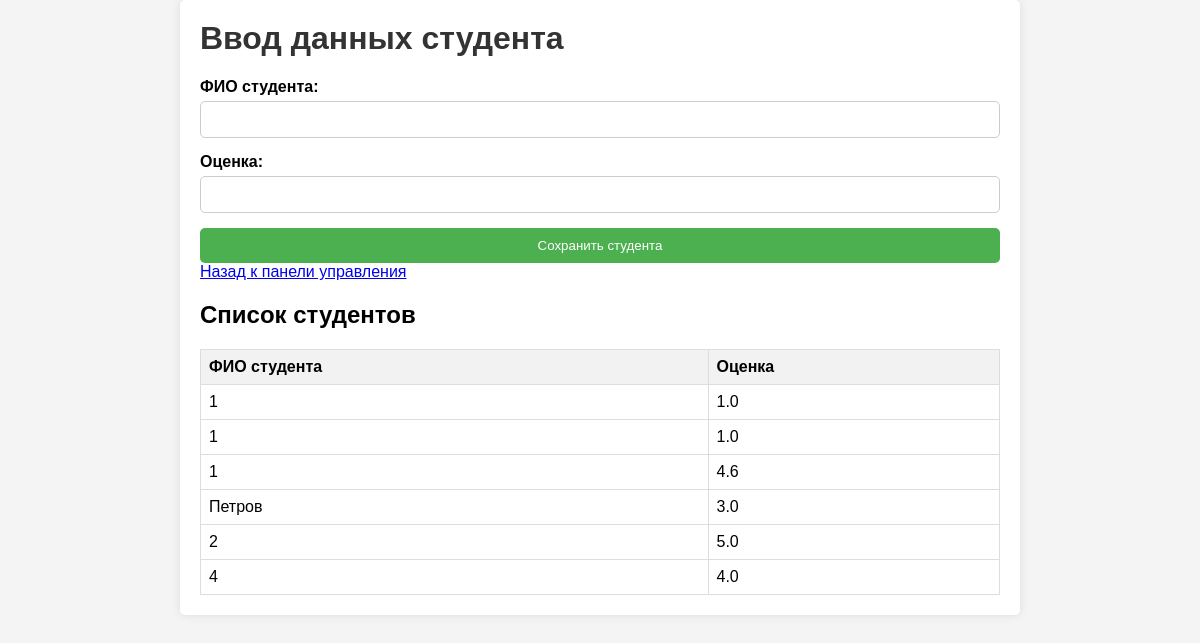
The app's page /director_opop/student.php, older data.
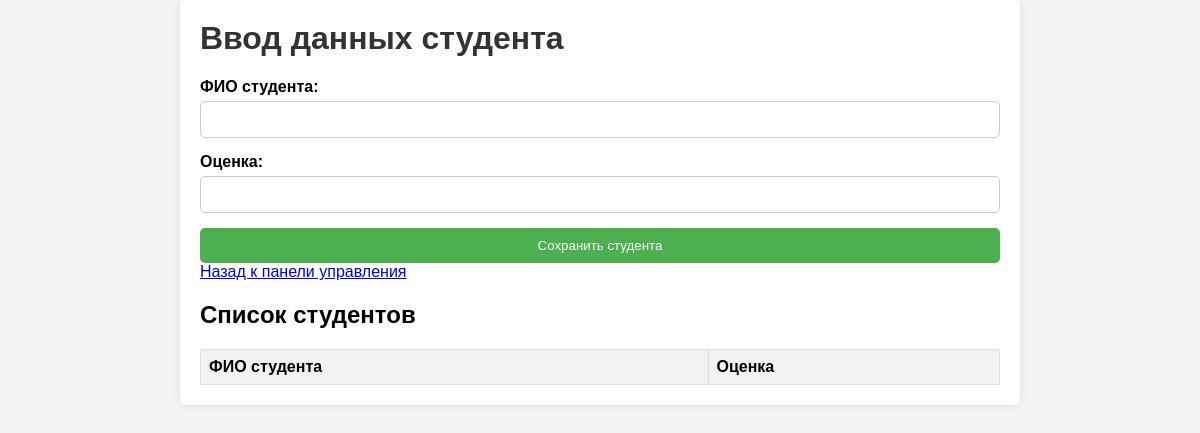
The same page, newer data.
### tables this page shows
CREATE TABLE `Students` (
  `id` int(11) NOT NULL,
  `student_name` varchar(255) NOT NULL,
  `grade` decimal(3,1) DEFAULT NULL
);

### director_opop/student.php (the view, shortened to what this page needs)
<!DOCTYPE html>
<html lang="ru">
<head>
</head>
<body>
    <div class="container">
        <h1>Ввод данных студента</h1>
        <form action="<?php echo htmlspecialchars($_SERVER["PHP_SELF"]); ?>" method="POST" class="form" id="studentForm">
            <div class="form-group">
                <label for="student_name">ФИО студента:</label>
                <input type="text" id="student_name" name="student_name" required>
            </div>
            <div class="form-group">
                <label for="grade">Оценка:</label>
                <input type="number" id="grade" name="grade" min="1" max="5" step="0.1" required>
            </div>
            <button type="submit">Сохранить студента</button>
            <a href="index.php" class="btn btn-secondary">Назад к панели управления</a>
        </form>
        <h2>Список студентов</h2>
        <table>
            <tr>
                <th>ФИО студента</th>
                <th>Оценка</th>
            </tr>
            <?php
            $servername = "127.0.0.1";
            $username = "root";
            $password = "";
            $dbname = "SystemBase";
            try {
                $conn = new PDO("mysql:host=$servername;dbname=$dbname", $username, $password);
                $conn->setAttribute(PDO::ATTR_ERRMODE, PDO::ERRMODE_EXCEPTION);
                $stmt = $conn->query("SELECT * FROM Students");
                $students = $stmt->fetchAll(PDO::FETCH_ASSOC);
                foreach ($students as $student) {
                    echo "<tr>";
                    echo "<td>" . htmlspecialchars($student['student_name']) . "</td>";
                    echo "<td>" . ($student['grade'] !== null ? htmlspecialchars($student['grade']) : 'Нет данных') . "</td>";
                    echo "</tr>";
                }
            } catch(PDOException $e) {
                echo "Ошибка: " . $e->getMessage();
            }
            ?>
        </table>
    </div>
</body>
</html>

### director_opop/student.php (style rules this page uses)
body { font-family: Arial, sans-serif; margin: 0; padding: 0; background-color: #f4f4f4; }
.container { max-width: 800px; margin: 0 auto; padding: 20px; background-color: #fff; box-shadow: 0 0 10px rgba(0, 0, 0, 0.1); border-radius: 5px; }
h1 { margin-top: 0; color: #333; }
.form-group { margin-bottom: 15px; }
label { display: block; font-weight: bold; margin-bottom: 5px; }
input[type="text"], input[type="number"] { width: 100%; padding: 10px; border: 1px solid #ccc; border-radius: 5px; box-sizing: border-box; }
button[type="submit"] { display: block; width: 100%; padding: 10px; background-color: #4caf50; color: #fff; border: none; border-radius: 5px; cursor: pointer; transition: background-color 0.3s ease; }
table { width: 100%; border-collapse: collapse; margin-top: 20px; }
th, td { border: 1px solid #ddd; padding: 8px; text-align: left; }
th { background-color: #f2f2f2; }

Row changes from the older to the newer data that the page shows:
removed students: student_name "1", grade "1.0"
removed students: student_name "1", grade "1.0"
removed students: student_name "1", grade "4.6"
removed students: student_name "Петров", grade "3.0"
removed students: student_name "2", grade "5.0"
removed students: student_name "4", grade "4.0"
